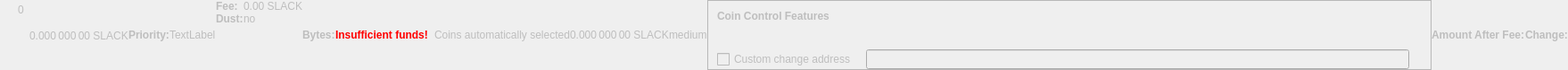
    <widget class="QWidget" name="dummyHideWidget" native="true">
     <property name="enabled">
      <bool>false</bool>
     </property>
     <property name="maximumSize">
      <size>
       <width>100</width>
       <height>22</height>
      </size>
     </property>
     <layout class="QHBoxLayout" name="dummyHideLayout">
      <property name="spacing">
       <number>0</number>
      </property>
      <property name="leftMargin">
       <number>0</number>
      </property>
      <property name="topMargin">
       <number>0</number>
      </property>
      <property name="rightMargin">
       <number>0</number>
      </property>
      <property name="bottomMargin">
       <number>0</number>
      </property>
      <item>
       <layout class="QFormLayout" name="formLayoutCoinControl1">
        <property name="horizontalSpacing">
         <number>10</number>
        </property>
        <property name="verticalSpacing">
         <number>14</number>
        </property>
        <property name="leftMargin">
         <number>10</number>
        </property>
        <property name="topMargin">
         <number>4</number>
        </property>
        <property name="rightMargin">
         <number>6</number>
        </property>
        <item row="0" column="1">
         <widget class="QLabel" name="labelCoinControlBytes">
          <property name="cursor">
           <cursorShape>IBeamCursor</cursorShape>
          </property>
          <property name="contextMenuPolicy">
           <enum>Qt::ActionsContextMenu</enum>
          </property>
          <property name="text">
           <string notr="true">0</string>
          </property>
          <property name="textInteractionFlags">
           <set>Qt::LinksAccessibleByMouse|Qt::TextSelectableByKeyboard|Qt::TextSelectableByMouse</set>
          </property>
         </widget>
        </item>
       </layout>
      </item>
      <item>
       <widget class="QLabel" name="labelCoinControlAfterFee">
        <property name="enabled">
         <bool>false</bool>
        </property>
        <property name="sizePolicy">
         <sizepolicy hsizetype="Fixed" vsizetype="Fixed">
          <horstretch>0</horstretch>
          <verstretch>0</verstretch>
         </sizepolicy>
        </property>
        <property name="minimumSize">
         <size>
          <width>111</width>
          <height>12</height>
         </size>
        </property>
        <property name="maximumSize">
         <size>
          <width>111</width>
          <height>12</height>
         </size>
        </property>
        <property name="cursor">
         <cursorShape>IBeamCursor</cursorShape>
        </property>
        <property name="contextMenuPolicy">
         <enum>Qt::ActionsContextMenu</enum>
        </property>
        <property name="text">
         <string notr="true">0.000 000 00 SLACK</string>
        </property>
        <property name="textInteractionFlags">
         <set>Qt::LinksAccessibleByMouse|Qt::TextSelectableByKeyboard|Qt::TextSelectableByMouse</set>
        </property>
       </widget>
      </item>
      <item>
       <widget class="QLabel" name="labelCoinControlPriorityText">
        <property name="enabled">
         <bool>false</bool>
        </property>
        <property name="font">
         <font>
          <weight>75</weight>
          <bold>true</bold>
         </font>
        </property>
        <property name="text">
         <string>Priority:</string>
        </property>
       </widget>
      </item>
      <item>
       <layout class="QHBoxLayout" name="horizontalLayout">
        <item>
         <widget class="QLabel" name="WarningLabel">
          <property name="text">
           <string>TextLabel</string>
          </property>
         </widget>
        </item>
       </layout>
      </item>
      <item>
       <layout class="QFormLayout" name="formLayoutCoinControl3">
        <property name="horizontalSpacing">
         <number>0</number>
        </property>
        <property name="verticalSpacing">
         <number>0</number>
        </property>
        <property name="leftMargin">
         <number>0</number>
        </property>
        <property name="topMargin">
         <number>0</number>
        </property>
        <property name="rightMargin">
         <number>0</number>
        </property>
        <item row="0" column="0">
         <widget class="QLabel" name="labelCoinControlFeeText">
          <property name="enabled">
           <bool>false</bool>
          </property>
          <property name="font">
           <font>
            <weight>75</weight>
            <bold>true</bold>
           </font>
          </property>
          <property name="text">
           <string>Fee:</string>
          </property>
          <property name="margin">
           <number>0</number>
          </property>
         </widget>
        </item>
        <item row="0" column="1">
         <widget class="QLabel" name="labelCoinControlFee">
          <property name="enabled">
           <bool>false</bool>
          </property>
          <property name="cursor">
           <cursorShape>IBeamCursor</cursorShape>
          </property>
          <property name="contextMenuPolicy">
           <enum>Qt::ActionsContextMenu</enum>
          </property>
          <property name="text">
           <string notr="true">0.00 SLACK</string>
          </property>
          <property name="textInteractionFlags">
           <set>Qt::LinksAccessibleByMouse|Qt::TextSelectableByKeyboard|Qt::TextSelectableByMouse</set>
          </property>
         </widget>
        </item>
        <item row="1" column="0">
         <widget class="QLabel" name="labelCoinControlLowOutputText">
          <property name="enabled">
           <bool>false</bool>
          </property>
          <property name="font">
           <font>
            <weight>75</weight>
            <bold>true</bold>
           </font>
          </property>
          <property name="text">
           <string>Dust:</string>
          </property>
         </widget>
        </item>
        <item row="1" column="1">
         <widget class="QLabel" name="labelCoinControlLowOutput">
          <property name="enabled">
           <bool>false</bool>
          </property>
          <property name="cursor">
           <cursorShape>IBeamCursor</cursorShape>
          </property>
          <property name="contextMenuPolicy">
           <enum>Qt::ActionsContextMenu</enum>
          </property>
          <property name="text">
           <string>no</string>
          </property>
          <property name="textInteractionFlags">
           <set>Qt::LinksAccessibleByMouse|Qt::TextSelectableByKeyboard|Qt::TextSelectableByMouse</set>
          </property>
         </widget>
        </item>
       </layout>
      </item>
      <item>
       <widget class="QLabel" name="labelCoinControlBytesText">
        <property name="enabled">
         <bool>false</bool>
        </property>
        <property name="font">
         <font>
          <weight>75</weight>
          <bold>true</bold>
         </font>
        </property>
        <property name="text">
         <string>Bytes:</string>
        </property>
       </widget>
      </item>
      <item>
       <layout class="QFormLayout" name="formLayoutCoinControl2">
        <property name="horizontalSpacing">
         <number>0</number>
        </property>
        <property name="verticalSpacing">
         <number>0</number>
        </property>
        <property name="leftMargin">
         <number>0</number>
        </property>
        <property name="topMargin">
         <number>0</number>
        </property>
        <property name="rightMargin">
         <number>0</number>
        </property>
       </layout>
      </item>
      <item>
       <layout class="QHBoxLayout" name="horizontalLayoutCoinControl2">
        <property name="spacing">
         <number>0</number>
        </property>
        <property name="bottomMargin">
         <number>0</number>
        </property>
       </layout>
      </item>
      <item>
       <widget class="QLabel" name="labelCoinControlInsuffFunds">
        <property name="enabled">
         <bool>false</bool>
        </property>
        <property name="minimumSize">
         <size>
          <width>0</width>
          <height>0</height>
         </size>
        </property>
        <property name="font">
         <font>
          <weight>75</weight>
          <bold>true</bold>
         </font>
        </property>
        <property name="styleSheet">
         <string notr="true">color:red;font-weight:bold;</string>
        </property>
        <property name="text">
         <string>Insufficient funds!</string>
        </property>
        <property name="margin">
         <number>5</number>
        </property>
       </widget>
      </item>
      <item>
       <layout class="QFormLayout" name="formLayoutCoinControl4">
        <property name="horizontalSpacing">
         <number>0</number>
        </property>
        <property name="verticalSpacing">
         <number>0</number>
        </property>
        <property name="leftMargin">
         <number>0</number>
        </property>
        <property name="topMargin">
         <number>0</number>
        </property>
        <property name="rightMargin">
         <number>0</number>
        </property>
       </layout>
      </item>
      <item>
       <widget class="QLabel" name="labelCoinControlChangeLabel">
        <property name="enabled">
         <bool>false</bool>
        </property>
        <property name="sizePolicy">
         <sizepolicy hsizetype="Preferred" vsizetype="Expanding">
          <horstretch>0</horstretch>
          <verstretch>0</verstretch>
         </sizepolicy>
        </property>
        <property name="minimumSize">
         <size>
          <width>0</width>
          <height>0</height>
         </size>
        </property>
        <property name="text">
         <string/>
        </property>
        <property name="margin">
         <number>3</number>
        </property>
       </widget>
      </item>
      <item>
       <widget class="QLabel" name="labelCoinControlAutomaticallySelected">
        <property name="enabled">
         <bool>false</bool>
        </property>
        <property name="sizePolicy">
         <sizepolicy hsizetype="Fixed" vsizetype="Fixed">
          <horstretch>0</horstretch>
          <verstretch>0</verstretch>
         </sizepolicy>
        </property>
        <property name="minimumSize">
         <size>
          <width>0</width>
          <height>0</height>
         </size>
        </property>
        <property name="maximumSize">
         <size>
          <width>240</width>
          <height>16777215</height>
         </size>
        </property>
        <property name="text">
         <string>Coins automatically selected</string>
        </property>
        <property name="margin">
         <number>5</number>
        </property>
       </widget>
      </item>
      <item>
       <widget class="QLabel" name="labelCoinControlChange">
        <property name="enabled">
         <bool>false</bool>
        </property>
        <property name="sizePolicy">
         <sizepolicy hsizetype="Fixed" vsizetype="Fixed">
          <horstretch>0</horstretch>
          <verstretch>0</verstretch>
         </sizepolicy>
        </property>
        <property name="minimumSize">
         <size>
          <width>111</width>
          <height>0</height>
         </size>
        </property>
        <property name="maximumSize">
         <size>
          <width>111</width>
          <height>16777215</height>
         </size>
        </property>
        <property name="cursor">
         <cursorShape>IBeamCursor</cursorShape>
        </property>
        <property name="contextMenuPolicy">
         <enum>Qt::ActionsContextMenu</enum>
        </property>
        <property name="text">
         <string notr="true">0.000 000 00 SLACK</string>
        </property>
        <property name="textInteractionFlags">
         <set>Qt::LinksAccessibleByMouse|Qt::TextSelectableByKeyboard|Qt::TextSelectableByMouse</set>
        </property>
       </widget>
      </item>
      <item>
       <widget class="QLabel" name="labelCoinControlPriority">
        <property name="enabled">
         <bool>false</bool>
        </property>
        <property name="cursor">
         <cursorShape>IBeamCursor</cursorShape>
        </property>
        <property name="contextMenuPolicy">
         <enum>Qt::ActionsContextMenu</enum>
        </property>
        <property name="text">
         <string>medium</string>
        </property>
        <property name="textInteractionFlags">
         <set>Qt::LinksAccessibleByMouse|Qt::TextSelectableByKeyboard|Qt::TextSelectableByMouse</set>
        </property>
       </widget>
      </item>
      <item>
       <widget class="QFrame" name="frameCoinControl">
        <property name="sizePolicy">
         <sizepolicy hsizetype="Expanding" vsizetype="Expanding">
          <horstretch>0</horstretch>
          <verstretch>0</verstretch>
         </sizepolicy>
        </property>
        <property name="maximumSize">
         <size>
          <width>16777215</width>
          <height>16777215</height>
         </size>
        </property>
        <property name="frameShape">
         <enum>QFrame::StyledPanel</enum>
        </property>
        <property name="frameShadow">
         <enum>QFrame::Sunken</enum>
        </property>
        <layout class="QVBoxLayout" name="verticalLayoutCoinControl2_2">
         <property name="spacing">
          <number>0</number>
         </property>
         <property name="leftMargin">
          <number>0</number>
         </property>
         <property name="topMargin">
          <number>0</number>
         </property>
         <property name="rightMargin">
          <number>0</number>
         </property>
         <property name="bottomMargin">
          <number>0</number>
         </property>
         <item>
          <layout class="QVBoxLayout" name="verticalLayoutCoinControl" stretch="0,0,0,1">
           <property name="spacing">
            <number>0</number>
           </property>
           <property name="leftMargin">
            <number>10</number>
           </property>
           <property name="topMargin">
            <number>10</number>
           </property>
           <item>
            <layout class="QHBoxLayout" name="horizontalLayoutCoinControl1">
             <property name="bottomMargin">
              <number>15</number>
             </property>
             <item>
              <widget class="QLabel" name="labelCoinControlFeatures">
               <property name="enabled">
                <bool>false</bool>
               </property>
               <property name="sizePolicy">
                <sizepolicy hsizetype="Preferred" vsizetype="Maximum">
                 <horstretch>0</horstretch>
                 <verstretch>0</verstretch>
                </sizepolicy>
               </property>
               <property name="font">
                <font>
                 <weight>75</weight>
                 <bold>true</bold>
                </font>
               </property>
               <property name="styleSheet">
                <string notr="true">font-weight:bold;</string>
               </property>
               <property name="text">
                <string>Coin Control Features</string>
               </property>
              </widget>
             </item>
            </layout>
           </item>
           <item>
            <widget class="QWidget" name="widgetCoinControl" native="true">
             <property name="sizePolicy">
              <sizepolicy hsizetype="Preferred" vsizetype="Preferred">
               <horstretch>0</horstretch>
               <verstretch>0</verstretch>
              </sizepolicy>
             </property>
             <property name="minimumSize">
              <size>
               <width>0</width>
               <height>0</height>
              </size>
             </property>
             <property name="styleSheet">
              <string notr="true"/>
             </property>
             <layout class="QHBoxLayout" name="horizontalLayoutCoinControl5_2">
              <property name="leftMargin">
               <number>0</number>
              </property>
              <property name="topMargin">
               <number>0</number>
              </property>
              <property name="rightMargin">
               <number>0</number>
              </property>
              <property name="bottomMargin">
               <number>0</number>
              </property>
              <item>
               <layout class="QHBoxLayout" name="horizontalLayoutCoinControl3">
                <property name="spacing">
                 <number>20</number>
                </property>
                <property name="topMargin">
                 <number>0</number>
                </property>
                <property name="bottomMargin">
                 <number>10</number>
                </property>
               </layout>
              </item>
             </layout>
            </widget>
           </item>
           <item>
            <layout class="QHBoxLayout" name="horizontalLayoutCoinControl4" stretch="0,0,0">
             <property name="spacing">
              <number>12</number>
             </property>
             <property name="sizeConstraint">
              <enum>QLayout::SetDefaultConstraint</enum>
             </property>
             <property name="topMargin">
              <number>5</number>
             </property>
             <property name="rightMargin">
              <number>5</number>
             </property>
             <item>
              <widget class="QCheckBox" name="checkBoxCoinControlChange">
               <property name="enabled">
                <bool>false</bool>
               </property>
               <property name="toolTip">
                <string>If this is activated, but the change address is empty or invalid, change will be sent to a newly generated address.</string>
               </property>
               <property name="text">
                <string>Custom change address</string>
               </property>
              </widget>
             </item>
             <item>
              <widget class="QValidatedLineEdit" name="lineEditCoinControlChange">
               <property name="enabled">
                <bool>false</bool>
               </property>
               <property name="sizePolicy">
                <sizepolicy hsizetype="Expanding" vsizetype="Fixed">
                 <horstretch>0</horstretch>
                 <verstretch>0</verstretch>
                </sizepolicy>
               </property>
              </widget>
             </item>
             <item>
              <widget class="QLabel" name="labelCoinControlChangeLabel_2">
               <property name="sizePolicy">
                <sizepolicy hsizetype="Preferred" vsizetype="Expanding">
                 <horstretch>0</horstretch>
                 <verstretch>0</verstretch>
                </sizepolicy>
               </property>
               <property name="minimumSize">
                <size>
                 <width>0</width>
                 <height>0</height>
                </size>
               </property>
               <property name="text">
                <string/>
               </property>
               <property name="margin">
                <number>3</number>
               </property>
              </widget>
             </item>
            </layout>
           </item>
           <item>
            <spacer name="verticalSpacerCoinControl">
             <property name="orientation">
              <enum>Qt::Vertical</enum>
             </property>
             <property name="sizeHint" stdset="0">
              <size>
               <width>800</width>
               <height>1</height>
              </size>
             </property>
            </spacer>
           </item>
          </layout>
         </item>
        </layout>
       </widget>
      </item>
      <item>
       <widget class="QLabel" name="labelCoinControlAfterFeeText">
        <property name="enabled">
         <bool>false</bool>
        </property>
        <property name="minimumSize">
         <size>
          <width>0</width>
          <height>0</height>
         </size>
        </property>
        <property name="maximumSize">
         <size>
          <width>16777215</width>
          <height>16777215</height>
         </size>
        </property>
        <property name="font">
         <font>
          <weight>75</weight>
          <bold>true</bold>
         </font>
        </property>
        <property name="text">
         <string>Amount After Fee:</string>
        </property>
        <property name="alignment">
         <set>Qt::AlignLeading|Qt::AlignLeft|Qt::AlignVCenter</set>
        </property>
        <property name="margin">
         <number>0</number>
        </property>
       </widget>
      </item>
      <item>
       <widget class="QLabel" name="labelCoinControlChangeText">
        <property name="enabled">
         <bool>false</bool>
        </property>
        <property name="sizePolicy">
         <sizepolicy hsizetype="Preferred" vsizetype="Preferred">
          <horstretch>0</horstretch>
          <verstretch>0</verstretch>
         </sizepolicy>
        </property>
        <property name="minimumSize">
         <size>
          <width>0</width>
          <height>0</height>
         </size>
        </property>
        <property name="maximumSize">
         <size>
          <width>16777215</width>
          <height>16777215</height>
         </size>
        </property>
        <property name="font">
         <font>
          <weight>75</weight>
          <bold>true</bold>
         </font>
        </property>
        <property name="text">
         <string>Change:</string>
        </property>
        <property name="alignment">
         <set>Qt::AlignLeading|Qt::AlignLeft|Qt::AlignVCenter</set>
        </property>
       </widget>
      </item>
     </layout>
    </widget>
